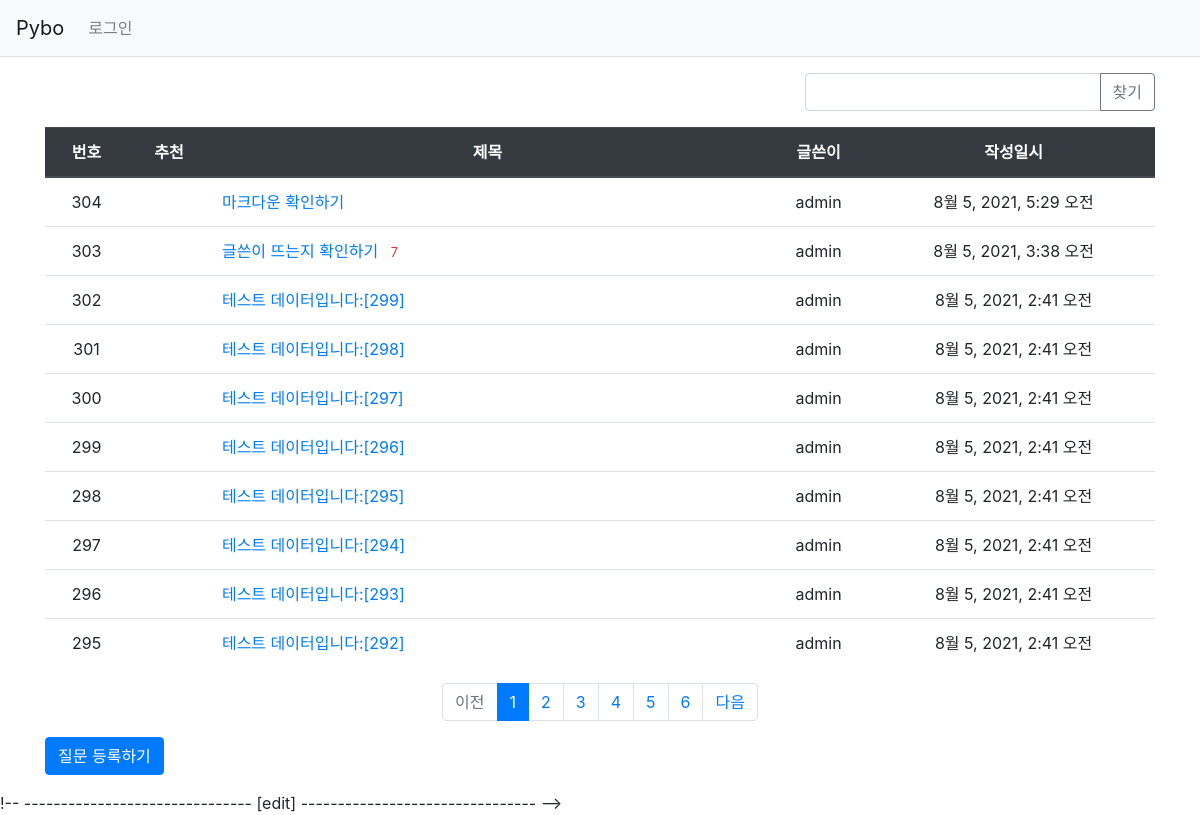
Screenshot of /pybo/ with the database file from the repository.
### pybo/models.py (models this page shows, shortened)
class Question(models.Model):
    author = models.ForeignKey(User, on_delete=models.CASCADE, null=True, related_name='author_question')
    subject = models.CharField(max_length=200)
    content = models.TextField()
    create_date = models.DateTimeField()
    modify_date = models.DateTimeField(null=True, blank=True)
    voter = models.ManyToManyField(User, related_name='voter_question')

### pybo/views/base_views.py (the view, shortened to what this page needs)
# urls.py: path('', base_views.index, name='index'),  # '/' 에 해당되는 path
def index(request):
    page = request.GET.get('page', '1')  # 페이지
    kw = request.GET.get('kw', '')  # 검색어
    question_list = Question.objects.order_by('-create_date')
    paginator = Paginator(question_list, 10)  # 페이지당 10개씩 보여주기
    page_obj = paginator.get_page(page)
    context = {'question_list': page_obj, 'page': page, 'kw': kw}  # page와 kw가 추가되었다.
    return render(request, 'pybo/question_list.html', context)

### pybo/templatetags/pybo_filter.py (called while the page is built)
@register.filter
def sub(value, arg):
    return value - arg

### templates/pybo/question_list.html (shortened to what this page needs)
{% extends 'base.html' %}
{% load pybo_filter %}
{% block content %}
<div class="container my-3">
    <div class="row justify-content-end my-3">
        <div class="col-4 input-group">
            <input type="text" class="form-control kw" value="{{ kw|default_if_none:'' }}">
            <div class="input-group-append">
                <button class="btn btn-outline-secondary" type="button" id="btn_search">찾기</button>
            </div>
        </div>
    </div>
    <table class="table">
        <thead>
            <tr class="text-center thead-dark">
                <th>번호</th>
                <th>추천</th>
                <th style="width:50%">제목</th>
                <th>글쓴이</th>
                <th>작성일시</th>
            </tr>
        </thead>
        <tbody>
        {% if question_list %}
        {% for question in question_list %}
        <tr class="text-center">
            <td>
                {{ question_list.paginator.count|sub:question_list.start_index|sub:forloop.counter0|add:1 }}
            </td>
            <td>
            </td>
            <td class="text-left">
                <a href="{% url 'pybo:detail' question.id %}">{{ question.subject }}</a>
                {% if question.answer_set.count > 0 %}
                <span class="text-danger small ml-2">{{ question.answer_set.count }}</span>
                {% endif %}
            </td>
            <td>{{ question.author.username }}</td>
            <td>{{ question.create_date }}</td>
        </tr>
        {% endfor %}
        {% else %}
        <tr>
            <td colspan="3">질문이 없습니다.</td>
        </tr>
        {% endif %}
        </tbody>
    </table>
    <ul class="pagination justify-content-center">
        {% if question_list.has_previous %}
        <li class="page-item">
        <a class="page-link" data-page="{{ question_list.previous_page_number }}" href="#">이전</a>
            <a class="page-link" href="?page={{ question_list.previous_page_number }}">이전</a>
        </li>
        {% else %}
        <li class="page-item disabled">
            <a class="page-link" tabindex="-1" aria-disabled="true" href="#">이전</a>
        </li>
        {% endif %}
        {% for page_number in question_list.paginator.page_range %}
        {% if page_number >= question_list.number|add:-5 and page_number <= question_list.number|add:5 %}
            {% if page_number == question_list.number %}
            <li class="page-item active" aria-current="page">
            <a class="page-link" data-page="{{ page_number }}" href="#">{{ page_number }}</a>
            </li>
            {% else %}
            <li class="page-item">
            <a class="page-link" data-page="{{ page_number }}" href="#">{{ page_number }}</a>
            </li>
            {% endif %}
        {% endif %}
        {% endfor %}
        {% if question_list.has_next %}
        <li class="page-item">
        <a class="page-link" data-page="{{ question_list.next_page_number }}" href="#">다음</a>
        </li>
        {% else %}
        <li class="page-item disabled">
            <a class="page-link" tabindex="-1" aria-disabled="true" href="#">다음</a>
        </li>
        {% endif %}
    </ul>
    <a href="{% url 'pybo:question_create' %}" class="btn btn-primary">질문 등록하기</a>
</div>
!-- ------------------------------- [edit] -------------------------------- -->
{% endblock %}

### templates/base.html (shortened to what this page needs)
{% load static %}
<!doctype html>
<html lang="ko">
<head>
    <link rel="stylesheet" type="text/css" href="{% static 'bootstrap.min.css' %}">
    <link rel="stylesheet" type="text/css" href="{% static 'style.css' %}">
</head>
<body>
{% include "navbar.html" %}
{% block content %}
{% endblock %}
</body>
</html>

### templates/navbar.html (shortened to what this page needs)
<nav class="navbar navbar-expand-lg navbar-light bg-light border-bottom">
    <a class="navbar-brand" href="{% url 'pybo:index' %}">Pybo</a>
    <div class="collapse navbar-collapse flex-grow-0" id="navbarNav">
        <ul class="navbar-nav">
            <li class="nav-item ">
                {% if user.is_authenticated %}
                <a class="nav-link" href="{% url 'common:logout' %}">{{ user.username }} (로그아웃)</a>
                {% else %}
                <a class="nav-link" href="{% url 'common:login' %}">로그인</a>
                {% endif %}
            </li>
        </ul>
    </div>
</nav>

### rows the page displays
Question: paginator.count|sub "304", subject "마크다운 확인하기", author.username "admin", create_date "8월 5, 2021, 5:29 오전"
Question: paginator.count|sub "303", subject "글쓴이 뜨는지 확인하기", answer_set.count "7", author.username "admin", create_date "8월 5, 2021, 3:38 오전"
Question: paginator.count|sub "302", subject "테스트 데이터입니다:[299]", author.username "admin", create_date "8월 5, 2021, 2:41 오전"
Question: paginator.count|sub "301", subject "테스트 데이터입니다:[298]", author.username "admin", create_date "8월 5, 2021, 2:41 오전"
Question: paginator.count|sub "300", subject "테스트 데이터입니다:[297]", author.username "admin", create_date "8월 5, 2021, 2:41 오전"
Question: paginator.count|sub "299", subject "테스트 데이터입니다:[296]", author.username "admin", create_date "8월 5, 2021, 2:41 오전"
Question: paginator.count|sub "298", subject "테스트 데이터입니다:[295]", author.username "admin", create_date "8월 5, 2021, 2:41 오전"
Question: paginator.count|sub "297", subject "테스트 데이터입니다:[294]", author.username "admin", create_date "8월 5, 2021, 2:41 오전"
Question: paginator.count|sub "296", subject "테스트 데이터입니다:[293]", author.username "admin", create_date "8월 5, 2021, 2:41 오전"
Question: paginator.count|sub "295", subject "테스트 데이터입니다:[292]", author.username "admin", create_date "8월 5, 2021, 2:41 오전"

### other values shown
{{ page_number }} "1"
{{ page_number }} "2" "3" "4" "5" "6"
